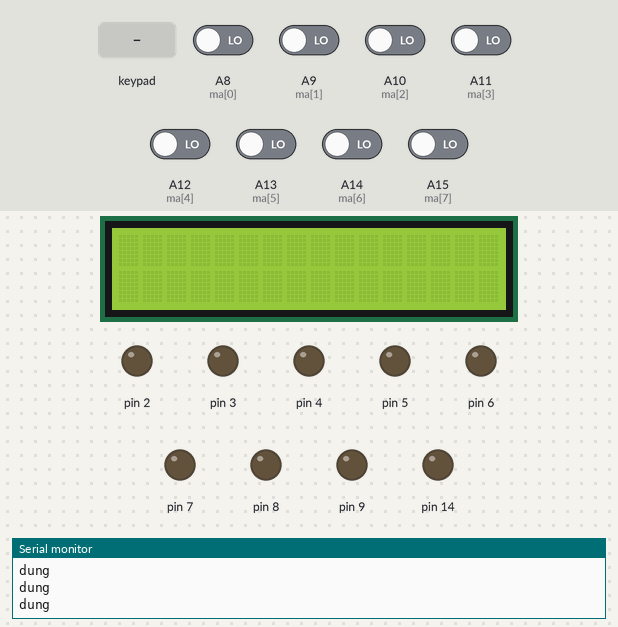
Simulated run of this sketch. Board: Arduino Mega 2560, built with avr-gcc and run on an emulated ATmega2560. Shown: 16×2 character LCD, output pins drawn as LEDs (lit = HIGH), the last lines printed to the serial monitor. The test bench sets the inputs (shaded band); at power-on: A8 (ma[0]), A9 (ma[1]), A10 (ma[2]), A11 (ma[3]), A12 (ma[4]), A13 (ma[5]), A14 (ma[6]), A15 (ma[7]) LOW.

Above: at 1.2 s.
1.3 s: key 'T' pressed
At 2.5 s:
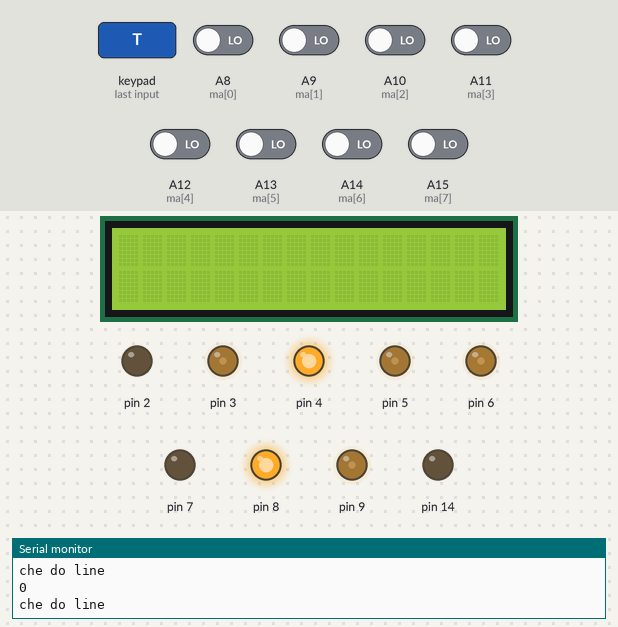
2.8 s: A10 (ma[2]) driven HIGH
At 2.93 s:
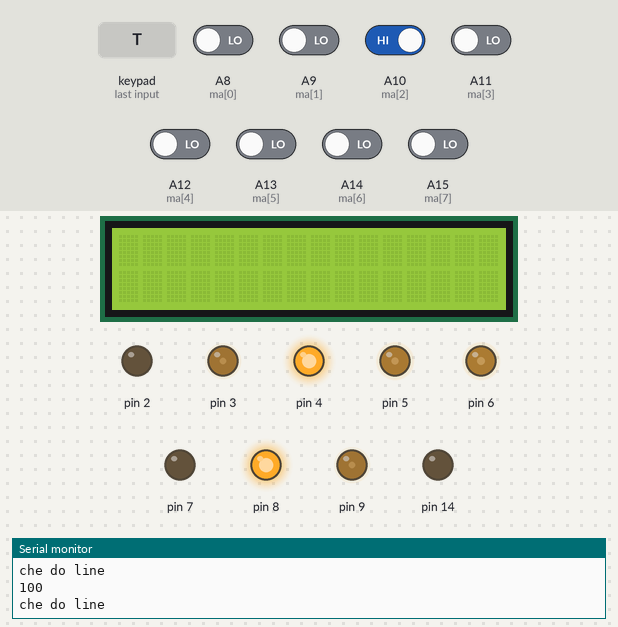
4.9 s: key 'X' pressed
At 5.4 s:
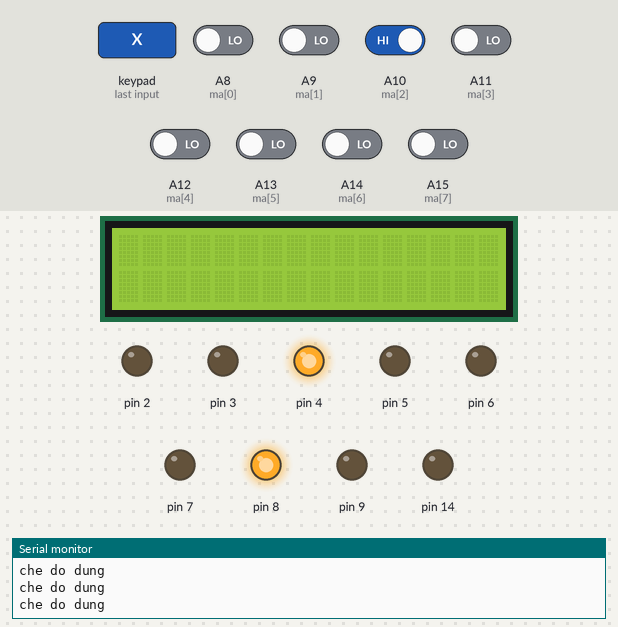
Timing chart, 0 to 7.9 s (numbered marks = the images above; inputs shaded):
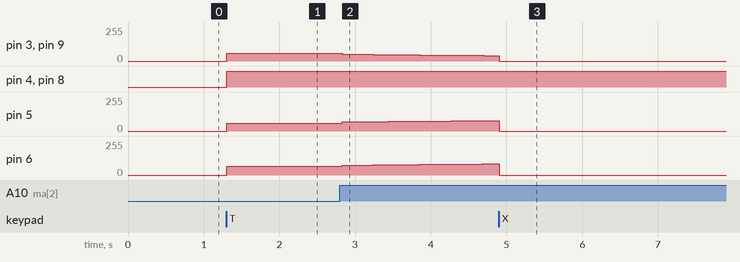

Measured:
- after the input at 1.3 s, pin 3, pin 5, pin 9: 0/255 → 60/255 at once; pin 4, pin 8: LOW → HIGH at once; pin 6: 0/255 → 65/255 at once
- after the input at 2.8 s, pin 3, pin 9: moves from 60/255 to 41/255 over 1.9 s, starting at once; pin 5: moves from 60/255 to 78/255 over 1.9 s, starting at once; pin 6: moves from 65/255 to 83/255 over 1.9 s, starting at once

The sketch:

test.ino
```cpp
#include "di_chuyen.h"
#include "inttypes.h"
#include <PS2X_lib.h>
#include <Wire.h>
#include <LiquidCrystal_I2C.h>
LiquidCrystal_I2C lcd(0x3f, 16, 2);

int mahoa[15] = {1, 3, 2, 6, 4, 12, 8, 24, 16, 48, 32, 96, 64, 192, 128};
int loi[15] =   {7, 6, 5, 4, 3, 2, 1, 0, -1, -2, -3, -4, -5, -6, -7};
int ma[8] =   {A8, A9, A10, A11, A12, A13, A14, A15};
int dem = 0;

#define PS2_DAT        52
#define PS2_CMD        51
#define PS2_SEL        53
#define PS2_CLK        50

#define pressures   false
#define rumble      false

PS2X ps2x;

int error1 = 0;
byte type = 0;
byte vibrate = 0;
uint8_t tempRX;
uint8_t tempLY;
uint8_t tempRY;
uint8_t tempLX;


/*****************xet cac truong hop************************/
void read_sensor_values()
{
  byte read_K = (PINK & 0XFF);
  for (int i = 0; i < 15; i++)
  {
    if (read_K == mahoa[i])
    {
      error = loi[i];
    }
  }
  Serial.println(read_K, BIN);
}

void setup()
{
  error1 = ps2x.config_gamepad(PS2_CLK, PS2_CMD, PS2_SEL, PS2_DAT, pressures, rumble);
  for (int i = 0; i++; i < 8)
  {
    pinMode(ma[i], INPUT_PULLUP);
  }
  pinMode(14, OUTPUT);
  Serial.begin(9600);
  lcd.begin();
  lcd.backlight();
  khoitao();
}
void loop()
{
  ps2x.read_gamepad(false, vibrate); //read controller and set large motor to spin at 'vibrate' speed

  //**************************************************************
  tempRX = ps2x.Analog(PSS_RX);
  tempLY = ps2x.Analog(PSS_LY);
  if (ps2x.Button(PSB_R2) || ps2x.Button(PSB_L2))
  {
    dem = 0;
  }
  else if (ps2x.Button(PSB_TRIANGLE))
  {
    dem = 1;
  }
  else if (ps2x.NewButtonState(PSB_CROSS))
  {
    dem = 2;
  }
  if (dem == 0)
  {
    if (tempLY < 20 && tempRX > 100 && tempRX < 200)
    {
      tien();
      Serial.println("tien");
    }
    else if (tempLY > 220 && tempRX > 100 && tempRX < 200)
    {
      lui();
      Serial.println("lui");
    }
    else if (tempRX > 150 && tempLY > 100 && tempLY < 200)
    {
      phai();
      Serial.println("phai");
    }
    else if (tempRX < 20 && tempLY > 100 && tempLY < 200)
    {
      trai();
      Serial.println("trai");
    }
    else if (tempRX < 20 && tempLY < 20)
    {
      cheolentrai();
      Serial.println("len trai");
    }
    else if (tempRX > 150 && tempLY < 20)
    {
      cheolenphai();
      Serial.println("len phai");
    }
    else if (tempRX < 20 && tempLY > 200)
    {
      cheoxuongtrai();
      Serial.println("xuong trai");
    }
    else if (tempRX > 150 && tempLY > 200)
    {
      cheoxuongphai();
      Serial.println("xuong phai");
    }
    else if (ps2x.Button(PSB_L1) && !ps2x.Button(PSB_R1) && tempRX > 100 && tempRX < 200 && tempLY > 100 && tempLY < 200)
    {
      Serial.println("xoay trai");
      xoaytrai();
    }
    else if (!ps2x.Button(PSB_L1) && ps2x.Button(PSB_R1) && tempRX > 100 && tempRX < 200 && tempLY > 100 && tempLY < 200)
    {
      Serial.println("xoay phai");
      xoayphai();
    }
    else
    {
      stopAll();
      Serial.println("dung");
    }
  }
  else if (dem == 1)
  {
    tien1();
    read_sensor_values();
    Serial.println("che do line");
  }
  else if (dem == 2)
  {
    stopAll1();
    Serial.println("che do dung");
  }
  delay(10);
}
```

di_chuyen.h
```cpp
 #include "Arduino.h"
#include "moving.h"

double Kp = 3 ;
double Kd = 0;
double Ki = 0.03;

double error, previous_error, P, I, D, PID_value;

MOTOR motor1;
MOTOR motor2;
MOTOR motor3;
MOTOR motor4;

void khoitao()
{
  motor1.setpin(3, 2);
  motor2.setpin(5, 4);
  motor3.setpin(9, 8);
  motor4.setpin(6, 7);
  motor1.tocdo(60, 5);
  motor2.tocdo(60, 5);
  motor3.tocdo(60, 5);
  motor4.tocdo(65, 5);
}


void tien()
{
  motor1.Backward(); motor2.Forward();
  motor4.Backward(); motor3.Forward();

  motor1.tangtoc();
  motor2.tangtoc();
  motor3.tangtoc();
  motor4.tangtoc();

}
void lui()
{
  motor1.Forward(); motor2.Backward();
  motor4.Forward(); motor3.Backward();

  motor1.tangtoc();
  motor2.tangtoc();
  motor3.tangtoc();
  motor4.tangtoc();
}
void trai()
{
  motor1.Forward(); motor2.Forward();
  motor4.Backward(); motor3.Backward();

  motor1.tangtoc();
  motor2.tangtoc();
  motor3.tangtoc();
  motor4.tangtoc();
}
void phai()
{
  motor1.Backward(); motor2.Backward();
  motor4.Forward(); motor3.Forward();

  motor1.tangtoc();
  motor2.tangtoc();
  motor3.tangtoc();
  motor4.tangtoc();
}
void xoayphai()
{
  motor1.Backward(); motor2.Backward();
  motor4.Backward(); motor3.Backward();

  motor1.tangtoc();
  motor2.tangtoc();
  motor3.tangtoc();
  motor4.tangtoc();

}
void xoaytrai()
{
  motor1.Forward(); motor2.Forward();
  motor4.Forward(); motor3.Forward();

  motor1.tangtoc();
  motor2.tangtoc();
  motor3.tangtoc();
  motor4.tangtoc();

}
void cheolenphai()
{
  motor1.Backward(); motor2.Forward();
  motor4.Forward(); motor3.Forward();

  motor1.tangtoc();
  motor2.Stop();
  motor3.tangtoc();
  motor4.Stop();

}
void cheolentrai()
{
  motor1.Forward(); motor2.Forward();
  motor4.Backward(); motor3.Backward();

  motor1.Stop();
  motor2.tangtoc();
  motor3.Stop();
  motor4.tangtoc();
}
void cheoxuongtrai()
{
  motor1.Forward(); motor2.Forward();
  motor4.Forward(); motor3.Backward();

  motor1.tangtoc();
  motor2.Stop();
  motor3.tangtoc();
  motor4.Stop();
}
void cheoxuongphai()
{
  motor1.Forward(); motor2.Backward();
  motor4.Forward(); motor3.Backward();

  motor1.Stop();
  motor2.tangtoc();
  motor3.Stop();
  motor4.tangtoc();
}
void calculate_pid()
{
  P = error;
  I = I + error;
  D = error - previous_error;

  PID_value = (Kp * P) + (Ki * I) + (Kd * D);

  previous_error = error;
}
void tien1()
{
  calculate_pid();

  motor1.Backward(); motor2.Forward();
  motor4.Backward(); motor3.Forward();

  motor1.pidtangxung(60 - PID_value); motor2.pidgiamxung(60 + PID_value);
  motor4.pidtangxung(65 + PID_value); motor3.pidgiamxung(60 - PID_value);

}

void stopAll()
{
  motor1.Stop();
  motor2.Stop();
  motor3.Stop();
  motor4.Stop();
}
void stopAll1()
{
  motor1.Stop1();
  motor2.Stop1();
  motor3.Stop1();
  motor4.Stop1();
}
```

moving.cpp
```cpp
#include "moving.h"
#include "Arduino.h"

void MOTOR:: setpin(uint8_t pwmpin, uint8_t pin)
{
  _pwmpin = pwmpin;
  _pin = pin;

  pinMode(_pwmpin, OUTPUT);
  pinMode(_pin, OUTPUT);
}
void MOTOR:: Forward()
{
  digitalWrite(_pin, 1);
}
void MOTOR:: Backward()
{
  digitalWrite(_pin, 0);
}
void MOTOR:: tocdo(uint8_t tocdomax, uint8_t buocnhay)
{
  _tocdomax = tocdomax;
  _buocnhay = buocnhay;
  _tocdo = 0;
}
void MOTOR:: tangtoc()
{
  if (_tocdo < _tocdomax)
  {
    _tocdo += _buocnhay;
  }
  else if (_tocdo > _tocdomax)
  {
    _tocdo = _tocdomax;
  }
  analogWrite(_pwmpin, _tocdo);
}
void MOTOR::pidtangxung(int xung)
{
  if (_tocdo < xung)
  {
    _tocdo += _buocnhay;
  }
  else if (_tocdo > xung)
  {
    _tocdo = xung;
  }
  analogWrite(_pwmpin, xung);
}
void MOTOR::pidgiamxung(int xung)
{
  if (_tocdo > xung)
  {
    _tocdo -= _buocnhay;
  }
  else if (_tocdo < xung)
  {
    _tocdo = xung;
  }
  analogWrite(_pwmpin, xung);
}
void MOTOR::Stop()
{
  if (_tocdo > 0)
  {
    _tocdo -= _buocnhay;
  }
  else if (_tocdo < 0)
  {
    _tocdo = 0;
  }
  else return;
  analogWrite(_pwmpin, _tocdo);
}
void MOTOR::Stop1()
{
  analogWrite(_pwmpin, 0);
}
int MOTOR::tocdo()
{
  return _tocdo;
}
```

moving.h
```cpp
#ifndef MOVING_H
#define MOVING_H

#include "Arduino.h"
#include "string.h"
#include "stdio.h"

class MOTOR
{
  public:
    void pidgiamxung(int xung);
    void pidtangxung(int xung);
    void setpin(uint8_t pwmpin, uint8_t pin);
    void Forward();
    void Backward();
    void tocdo(uint8_t tocdomax, uint8_t buocnhay);
    void tangtoc();
    void giamtoc();
    void Stop();
    void Stop1();
    int tocdo();
  private:  //  Declare private variables in class.
    uint8_t _pwmpin;  //  PWM-pin.
    uint8_t _pin;  //  Direction-pin.

    uint8_t _tocdo;
    uint8_t _tocdomax;
    uint8_t _buocnhay;

};

#endif
```
